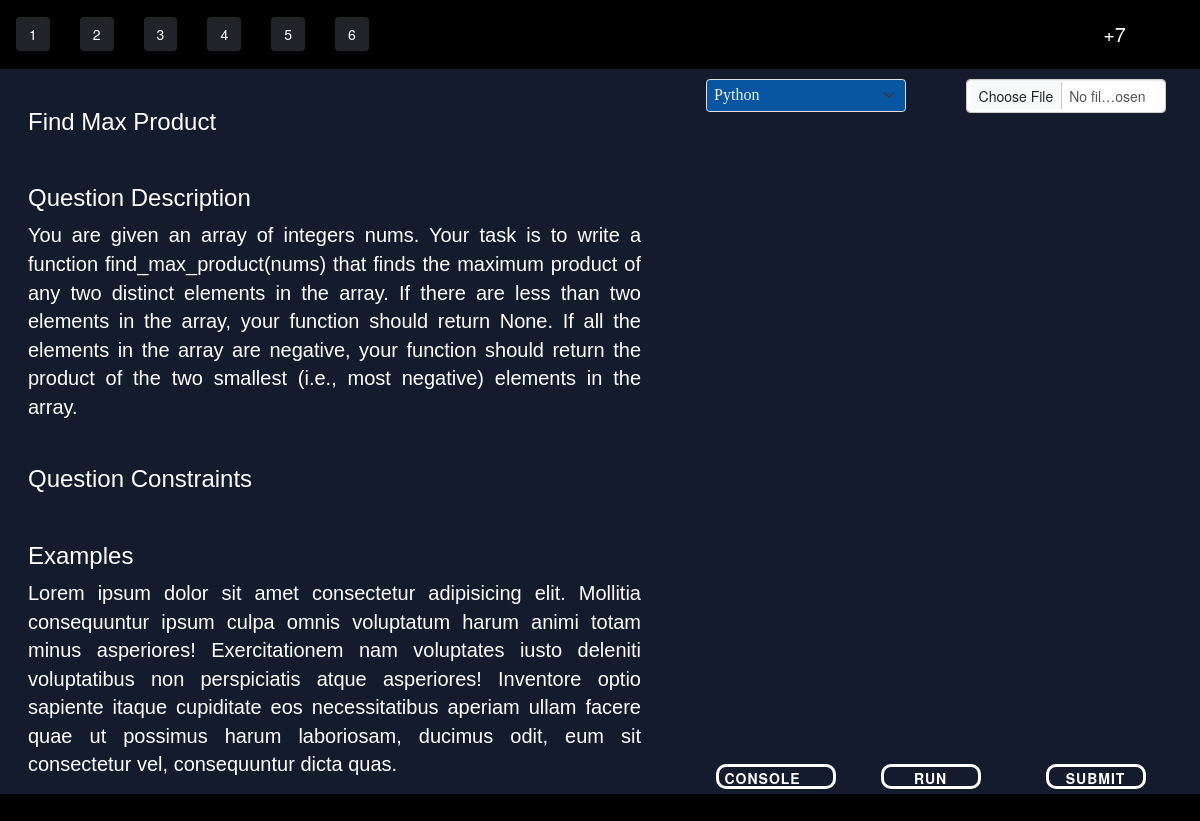
The app's page /question/2 (signed in), older data.
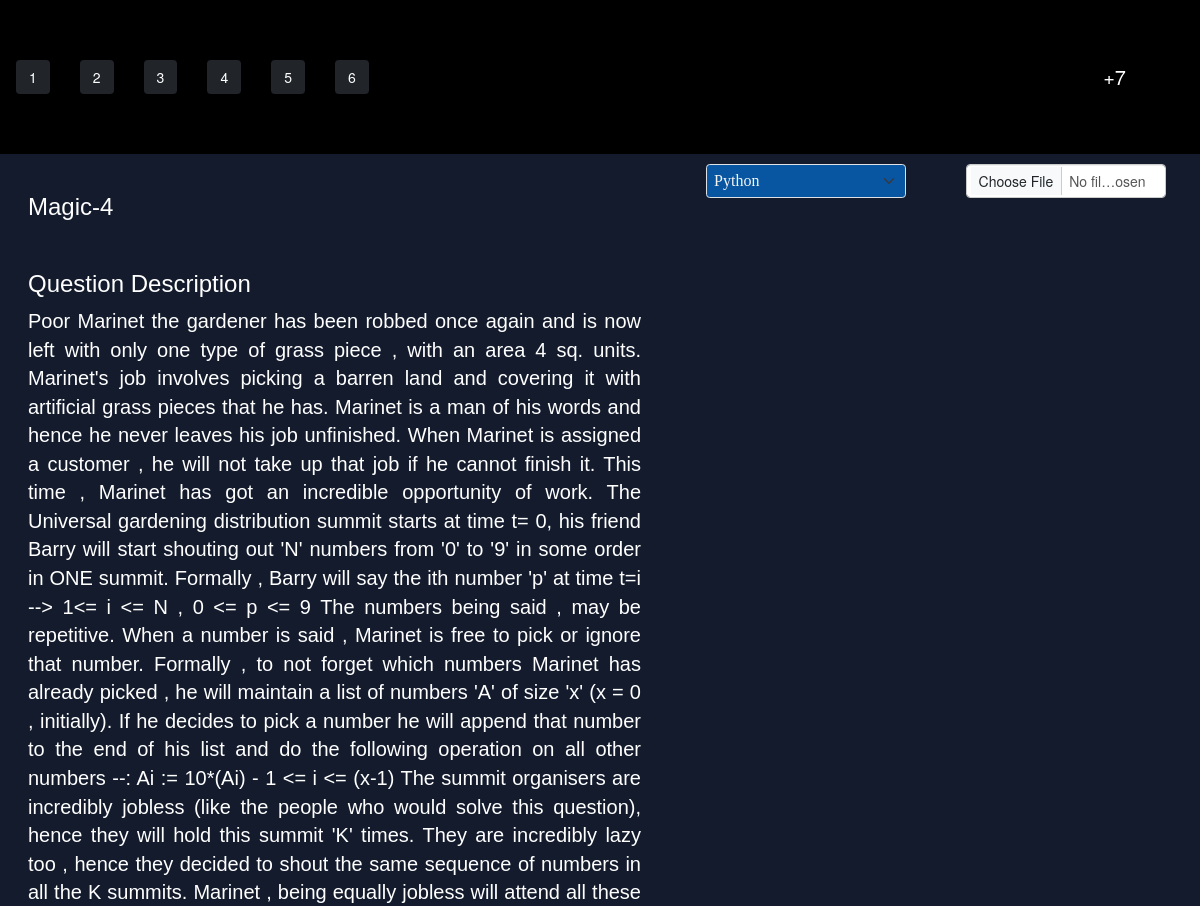
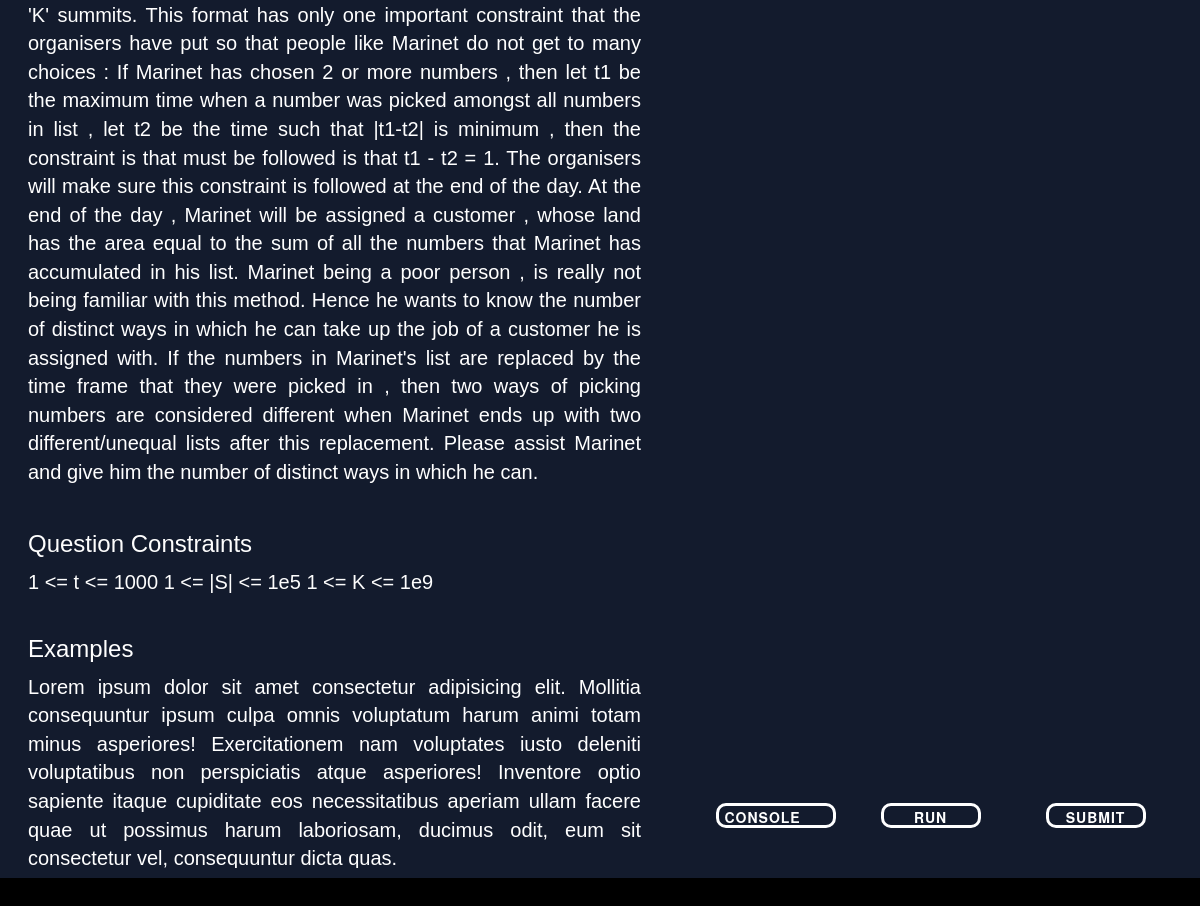
The same page, newer data (2 pictures, top to bottom).
### app1/models.py (models this page shows)
class Question(models.Model):
    q_id = models.IntegerField(primary_key=True)
    q_title = models.CharField(max_length=40)
    q_descrp =models.TextField()
    q_ip_formate = models.TextField(null=True,blank=True)
    q_op_formate = models.TextField(null=True,blank=True)
    q_const = models.TextField(null=True,blank=True)
    q_sip = models.TextField(null=True,blank=True)
    q_sop = models.TextField(null=True,blank=True)
    q_diff_level = models.CharField( max_length=50)
    q_point = models.IntegerField(default=0)
    q_aqrcy = models.IntegerField(default=0)
    q_subns = models.IntegerField(default=0)
    q_time_limit = models.IntegerField(null=True,default=1)
    q_memory_limit = models.IntegerField(null=True,default=50000)
    def __str__(self):
        return f"{self.q_id}"

### app1/views.py (the view)
# urls.py: path('question/', views.questions, name='questions'),
@login_required(login_url='login')
def question(request,id):
    context={}
    question = Question.objects.get(q_id=id)
    print("question",question)
    user = User.objects.get(username=request.user)
    player = Player.objects.get(user=user)
    team = Team.objects.get(user__username=request.user)
    print("this is user : ",user,"with team id : ",team)
    context["question"]=question
    context["player"]=player
    context["team"]=team
    context["isSolved"]=False
    context["end_time"]= Contest_time.objects.get(id=1)
    try:
        submission = Submission.objects.filter(team=team,q_id=question,q_status="AC").last()
        print("last accepted submission ",submission)
        context["isSolved"]=True
        context["user_code"]=json.dumps(submission.s_code)
    except:
        try:
            submission = Submission.objects.filter(player=user,q_id=question).last()
            context["isSolved"]=True
            context["user_code"]=json.dumps(submission.s_code)
        except:
            context["isSolved"]=False
            context["user_code"]=json.dumps("#Write your code here..")
    try:
        if submission.s_language == "cpp":
            context["code_lang_cpp"]="cpp"
        if submission.s_language == "c":
            context["code_lang_c"]="c"
    except:
        pass
    print("user code  : ",context["user_code"])
    return render(request,"app1/codingPage.html",context)

### app1/models.py (called while the page is built)
    def __str__(self) -> str:
        return f"{self.id}"

    def __str__(self):
        return f"{self.team}"

### RC/templates/app1/codingPage.html (shortened to what this page needs)
<!DOCTYPE html>
{% load static %}
<html lang="en">
<head>
    <link rel="stylesheet" href="{% static 'app1/css/codingPage.css' %}">
    <link href="https://cdn.jsdelivr.net/npm/bootstrap@5.3.0-alpha1/dist/css/bootstrap.min.css" rel="stylesheet">
    <link href="https://cdnjs.cloudflare.com/ajax/libs/prism/1.24.1/themes/prism.min.css" rel="stylesheet" />
    <link rel="stylesheet" href="https://maxcdn.bootstrapcdn.com/bootstrap/3.4.1/css/bootstrap.min.css">
</head>
<body class="mainBody">
<section class="head-strip">
   <div class="questions ">
     <div class="queno"><button type="button  "class=" btn  btn-dark" id="qbtn" onclick="location.href='/question/1'">1</button></div>
     <div class="queno"><button type="button " class=" btn btn-dark   " id="qbtn" onclick="location.href='/question/2'">2</button></div>
     <div class="queno"><button type="button " class=" btn btn-dark   " id="qbtn" onclick="location.href='/question/3'">3</button></div>
     <div class="queno"><button type="button " class=" btn btn-dark   " id="qbtn" onclick="location.href='/question/4'">4</button></div>
     <div class="queno"><button type="button " class=" btn btn-dark   " id="qbtn" onclick="location.href='/question/5'">5</button></div>
     <div class="queno"><button type="button " class=" btn btn-dark   " id="qbtn" onclick="location.href='/question/6'">6</button></div>
   </div>
   <div class="score-time">
    <div class="btn-group mx-auto" role="group" aria-label="Basic outlined example">
        <div type="button" class="btn btn-outline-dark "id="score">+7</div>
      </div>
   </div>
</section>
<section class="coding ">
  <div class="questionpart">
    <div class="que-name">
      <h3> {{question.q_title}} </h3>
  </div>
   <div class="quepart que-description" style="height: auto;">
    <h3>Question Description</h3>
    {{question.q_descrp}}
   </div>
   <div class="quepart que-constrains">
    <h3>Question Constraints</h3>
    {{question.q_const}}
   </div>
   <div class=" quepart que-examples">
    <h3>Examples</h3>
    Lorem ipsum dolor sit amet consectetur adipisicing elit. Mollitia consequuntur ipsum culpa omnis voluptatum harum animi totam minus asperiores! Exercitationem nam voluptates iusto deleniti voluptatibus non perspiciatis atque asperiores! Inventore optio sapiente itaque cupiditate eos necessitatibus aperiam ullam facere quae ut possimus harum laboriosam, ducimus odit, eum sit consectetur vel, consequuntur dicta quas.
   </div>
 </div>
   <form action="" method="POST" id="code_form">
       <div class="codingpart">
    <div class="drop-buttons">
        <div class="lang">
            <select class="form-select langbtn btn-outline-dark " id="langbtn" aria-label="Default select example" style="background-color: rgba(3, 111, 212, 0.696);">
                <option value="python" selected>Python</option>
              </select>
        </div>
        <div class="choosefile" >
         <input type="file"  class="form-control choosef btn-outline-dark"  id="customFile" accept=".c, .cpp, .py" />
        </div>
    </div>
    <div class="code-section">
      <div   class="codehere" id="editor1">
      </div>
    </div>
    <div class="submit-strip">
      <div class="console">
        <button type="button" class="console-btn d-flex flex-wrap " data-toggle="collapse" id="console-btn"data-target="#test-cases" >
          Console
        </button>
    </div>
      <div class="submit-btn">
        <button type="submit" class="run-btn   btn-outline-dark" id="run_code">Run</button>
      </div>
      <div class="submit-btn">
        <button type="submit" class="run-btn  btn-outline-dark" id="submit_code">Submit</button>
      </div>
    </div>
   </div>
  </form>
</section>
</body>
</html>

Row changes from the older to the newer data that the page shows:
changed Question: q_title "Find Max Product" → "Magic-4"; q_descrp "You are given an array of integers nums. Your task is to write a function find_max_product(nums) that finds the maximum product of any two distinct elements in the array. If there are less than two elements in the array, your function should return None. If all the elements in the array are negative, your function should return the product of the two smallest (i.e., most negative) elements in the array." → "Poor Marinet the gardener has been robbed once again and is now left with only one type of grass piece , with an area 4 sq. units. Marinet's job involves picking a barren land and covering it with artificial grass pieces that he has. Marinet is a man of his words and hence he never leaves his job unfinished. When Marinet is assigned a customer , he will not take up that job if he cannot finish it. This time , Marinet has got an incredible opportunity of work. The Universal gardening distribution summit starts at time t= 0, his friend Barry will start shouting out 'N' numbers from '0' to '9' in some order in ONE summit. Formally , Barry will say the ith number 'p' at time t=i --> 1<= i <= N…"; q_const (not shown) → "1 <= t <= 1000 1 <= |S| <= 1e5 1 <= K <= 1e9"
